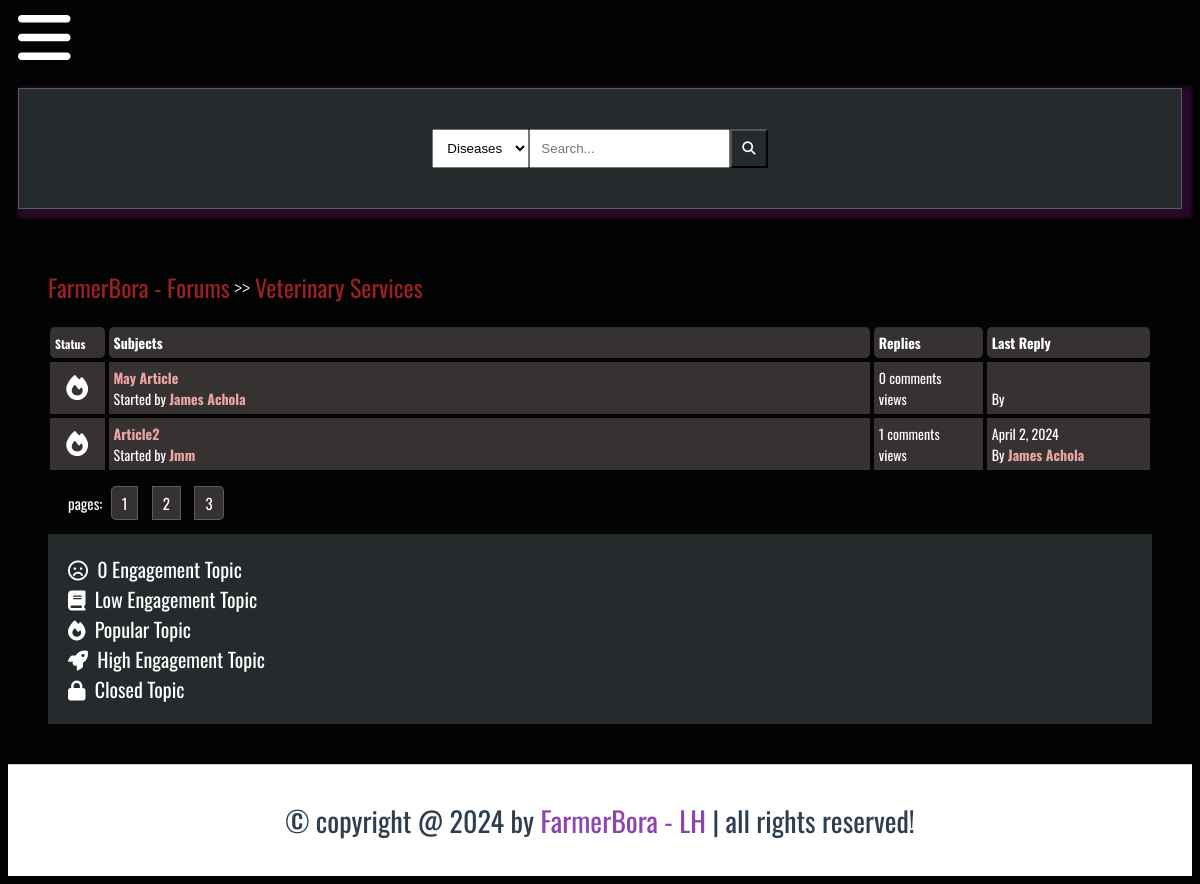
The page /posts/veterinary-services/ on the database its author committed.
### FarmerBora_App/models.py (models this page shows, shortened)
class Category(models.Model):
    title = models.CharField(max_length=100)
    slug = models.SlugField(max_length=400, unique=True, blank=True)
    description = models.TextField(default="description")
    class Meta:
        verbose_name_plural = "Categories"
    def get_url(self):
        return reverse("posts", kwargs={"slug": self.slug})

class Post(models.Model):
    title = models.CharField(max_length=100)
    slug = models.SlugField(max_length=400, unique=True, blank=True)
    user = models.ForeignKey(Author, on_delete=models.CASCADE)
    content = HTMLField()
    categories = models.ManyToManyField(Category)
    date = models.DateTimeField(auto_now_add=True)
    approved = models.BooleanField(default=False)
    hit_count_generic = GenericRelation(
        HitCount,
        object_id_field="object_pk",
        related_query_name="hit_count_generic_relation",
    )
    tags = TaggableManager()
    comments = models.ManyToManyField(Comment, blank=True)
    def get_url(self):
        return reverse("details", kwargs={"slug": self.slug})
    @property
    def num_comments(self):
        return self.comments.count()
    @property
    def last_reply(self):
        return self.comments.latest("date")

class Author(models.Model):
    user = models.ForeignKey(User, on_delete=models.CASCADE)
    fullname = models.CharField(max_length=100)
    slug = models.SlugField(max_length=400, unique=True, blank=True)
    bio = HTMLField()
    points = models.IntegerField(default=0)
    profile_pic = ResizedImageField(
        size=[50, 80],
        upload_to="authors",
        quality=100,
        default=None,
        null=True,
        blank=True,
    )

class Comment(models.Model):
    user = models.ForeignKey(Author, on_delete=models.CASCADE)
    content = models.TextField()
    date = models.DateTimeField(auto_now_add=True)
    replies = models.ManyToManyField(Reply, blank=True)

### FarmerBora_App/views.py (the view)
# urls.py: path("posts/<slug>/", views.posts, name="posts"),
def posts(request, slug):
    category = get_object_or_404(Category, slug=slug)
    posts = Post.objects.filter(approved=True, categories=category)
    context = {
        "posts": posts,
        "forum": category,
    }
    return render(request, "posts.html", context)

### FarmerBora_App/templates/posts.html
{% extends 'baseforum.html' %}
{%load hitcount_tags %}
{% block content %}
<div class="container">
    <div class="navigate">
        <span><a href="{% url 'forum' %}" class="subforum-link">FarmerBora - Forums</a> >> <a href="{{forum.get_url}}"
                class="subforum-link">{{forum.title}}</a></span>
    </div>
    <div class="posts-table">
        <div class="table-head">
            <div class="status"><small>Status</small></div>
            <div class="subjects">Subjects</div>
            <div class="replies">Replies</div>
            <div class="last-reply">Last Reply</div>
        </div>
        {% for post in posts%}
        <div class="table-row">
            <div class="status"><i class="fa fa-fire"></i></div>
            <div class="subjects"><a href="{{post.get_url}}" class="subforum-link">{{post.title}}</a> <br><span> Started
                    by
                    <b><a href="#" class="subforum-link">{{post.user.fullname|title}}</a></b></span></div>
            <div class="replies">{{post.num_comments}} comments <br> {%get_hit_count for post %} views</div>
            <div class="last-reply">{{post.last_reply.date|date}} <br> By <b><a href="#"
                        class="subforum-link">{{post.last_reply.user.fullname|title}}</a></b>
            </div>
        </div>
        {% endfor %}
    </div>
    <div class="pagination">
        pages: <a href="#">1</a> <a href="#">2</a> <a href="#">3</a>
    </div>
    <div class="note">
        <span>
            <i class="fa fa-frown-o"></i>&nbsp; 0 Engagement Topic<br>
        </span>
        <span>
            <i class="fa fa-book"></i>&nbsp; Low Engagement Topic<br>
        </span>
        <span>
            <i class="fa fa-fire"></i>&nbsp; Popular Topic<br>
        </span>
        <span>
            <i class="fa fa-rocket"></i>&nbsp; High Engagement Topic<br>
        </span>
        <span>
            <i class="fa fa-lock"></i>&nbsp; Closed Topic<br>
        </span>
    </div>
</div>
{% endblock %}

### FarmerBora_App/static/forum.css (style rules this page uses)
:root { --main-color:#8e44ad; --red:#e74c3c; --orange:#f39c12; --light-color:#888; --light-bg:#eee; --black:#2c3e50; --white:#fff; --border:.1rem solid rgba(0,0,0,.2); }
* { box-sizing: border-box; }
html { font-size: 14px; font-family: "Oswald", sans-serif; background-color: rgb(3, 3, 3); color: white; }
.container { margin: 20px; padding: 20px; }
.subforum-link { color: rgb(235, 165, 165); font-weight: bolder; text-decoration: none; }
.table-head { display: flex; }
.table-head div { padding: 5px; margin: 2px; background-color:rgb(54, 50, 50); color: white; border-radius: 5px; font-weight: bold; }
.table-head .status { flex: 5%; }
.table-head .subjects { flex: 70%; }
.table-head .replies { flex: 10%; }
.table-head .last-reply { flex: 15%; }
.table-row { display: flex; }
.table-row .status, .table-row .subjects, .table-row .replies, .table-row .last-reply { padding: 5px; margin: 2px; background-color:rgb(54, 50, 50); color: white; }
.table-row .status { flex: 5%; font-size: 25px; text-align: center; }
.table-row .subjects { flex: 70%; }
.table-row .replies { flex: 10%; }
.table-row .last-reply { flex: 15%; }
.pagination { padding: 20px; font-size: 15px; }
.pagination a { padding: 5px 10px; margin-inline: 5px; background-color:rgb(54, 50, 50); color: white; border: solid 1px #5c5a5e; text-decoration: none; }
.pagination a:first-child { border-top-left-radius: 5px; border-bottom-left-radius: 5px; }
.pagination a:last-child { border-top-right-radius: 5px; border-bottom-right-radius: 5px; }
.navigate { margin-block: 20px; font-size: 24px; font-weight: lighter; }
.navigate a { color: rgb(155, 33, 33); }
.note { background-color: #252a2c; padding: 20px; display: block; }
.note span { font-size: 20px; margin-block: 5px; }

### rows shown on the page
Category: title "Veterinary Services"
Post: title "May Article", user.fullname "James Achola", num_comments "0"
Post: title "Article2", user.fullname "Jmm", num_comments "1", last_reply "April 2, 2024", last_reply.user.fullname "James Achola"
